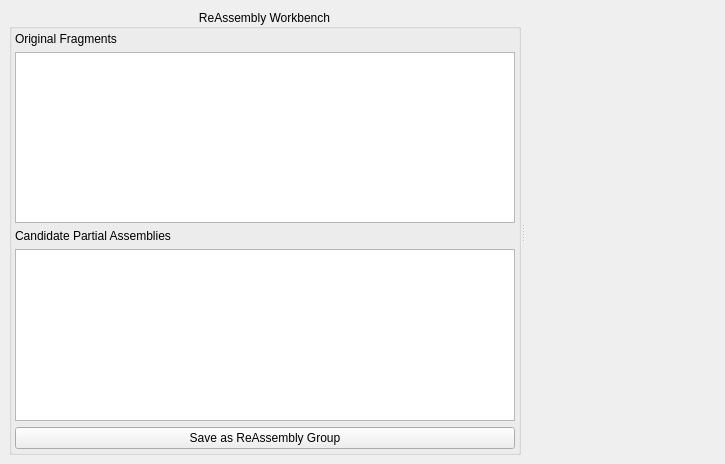
<?xml version="1.0" encoding="UTF-8"?>
<ui version="4.0">
 <class>ReassemblyViewMain</class>
 <widget class="QMainWindow" name="ReassemblyViewMain">
  <property name="geometry">
   <rect>
    <x>0</x>
    <y>0</y>
    <width>725</width>
    <height>464</height>
   </rect>
  </property>
  <property name="windowTitle">
   <string>Form</string>
  </property>
  <widget class="QWidget" name="centralwidget">
   <layout class="QVBoxLayout" name="verticalLayout">
    <item>
     <widget class="QSplitter" name="splitter">
      <property name="orientation">
       <enum>Qt::Horizontal</enum>
      </property>
      <property name="opaqueResize">
       <bool>true</bool>
      </property>
      <widget class="QGroupBox" name="workbenchBox">
       <property name="title">
        <string>ReAssembly Workbench</string>
       </property>
       <property name="alignment">
        <set>Qt::AlignCenter</set>
       </property>
       <layout class="QVBoxLayout" name="verticalLayout_3">
        <property name="leftMargin">
         <number>3</number>
        </property>
        <property name="topMargin">
         <number>3</number>
        </property>
        <property name="rightMargin">
         <number>3</number>
        </property>
        <property name="bottomMargin">
         <number>3</number>
        </property>
        <item>
         <widget class="QLabel" name="originalFragmentsLabel">
          <property name="text">
           <string>Original Fragments</string>
          </property>
         </widget>
        </item>
        <item>
         <widget class="QListView" name="originalFragmentsView">
          <property name="minimumSize">
           <size>
            <width>0</width>
            <height>50</height>
           </size>
          </property>
         </widget>
        </item>
        <item>
         <widget class="QLabel" name="candidatePaLabel">
          <property name="text">
           <string>Candidate Partial Assemblies</string>
          </property>
         </widget>
        </item>
        <item>
         <widget class="QListView" name="canditatePaView">
          <property name="sizePolicy">
           <sizepolicy hsizetype="Expanding" vsizetype="Expanding">
            <horstretch>0</horstretch>
            <verstretch>0</verstretch>
           </sizepolicy>
          </property>
          <property name="minimumSize">
           <size>
            <width>0</width>
            <height>50</height>
           </size>
          </property>
          <property name="frameShape">
           <enum>QFrame::StyledPanel</enum>
          </property>
         </widget>
        </item>
        <item>
         <widget class="QPushButton" name="saveAsReAssemblyGroup">
          <property name="text">
           <string>Save as ReAssembly Group</string>
          </property>
         </widget>
        </item>
       </layout>
      </widget>
      <widget class="Reassembly3DWidget" name="reassembly3DWidget" native="true"/>
     </widget>
    </item>
   </layout>
  </widget>
  <action name="actionLoad_ReAssembly_File">
   <property name="text">
    <string>Load ReAssembly File</string>
   </property>
  </action>
  <action name="actionReAssembly_Demo">
   <property name="text">
    <string>ReAssembly Demo</string>
   </property>
  </action>
 </widget>
 <customwidgets>
  <customwidget>
   <class>Reassembly3DWidget</class>
   <extends>QWidget</extends>
   <header>reassembly/reassembly3dwidget.h</header>
   <container>1</container>
  </customwidget>
 </customwidgets>
 <resources/>
 <connections/>
</ui>
